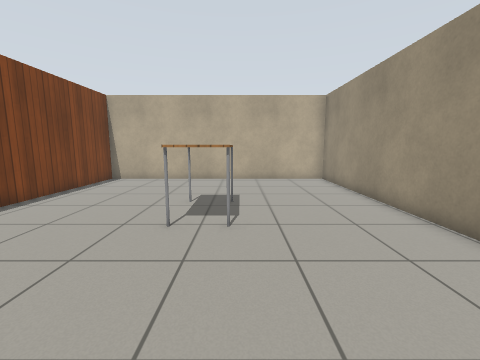
[1] (above)

20 first-person views from a walk through a Gazebo world. The camera is 1 m above the floor, tilts 8° down and sees 90° across. The lines on the ground mark 1 m squares. The floor is counted in squares, 0.5 m on a side. Each view is taken from the middle of a square. On the plan, view 1 faces up. The plan holds only what a view shows up to about 15 squares ahead; the rest is blank. The place goes on beyond the plan. The robots in the file are not drawn. Simple patterns stand in for the simulator's built-in surfaces.

[2]
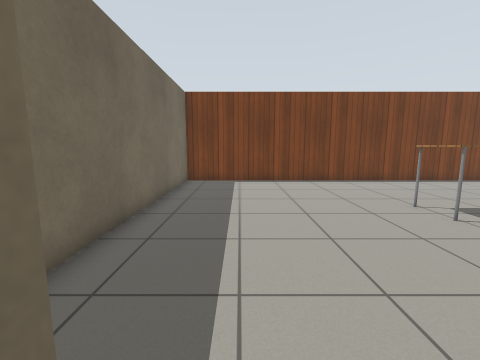

[3]
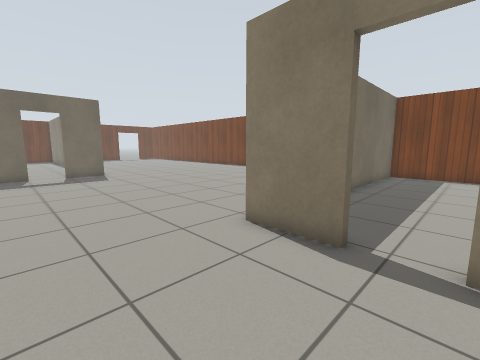

[4]
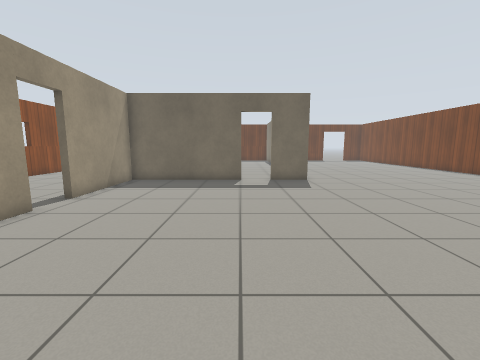

[5]
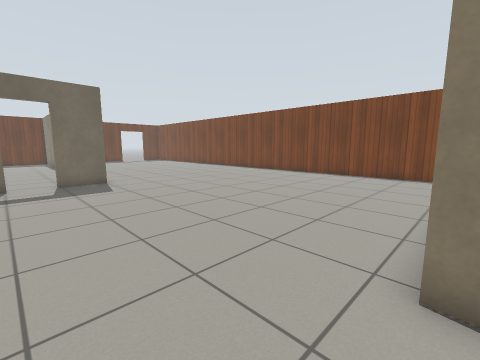

[6]
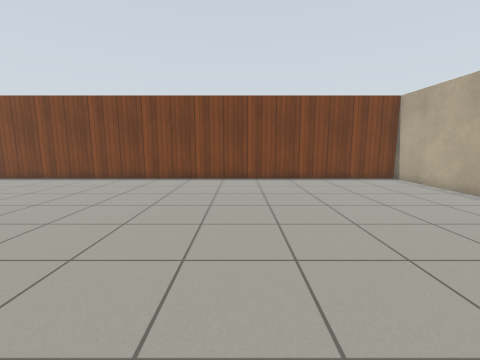

[7]
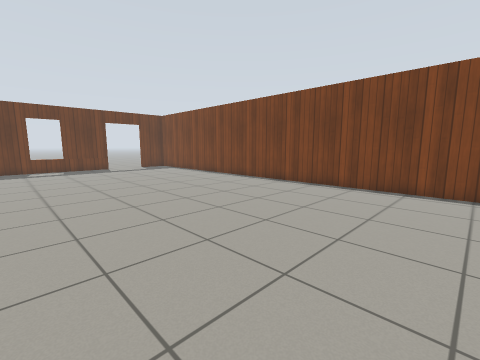

[8]
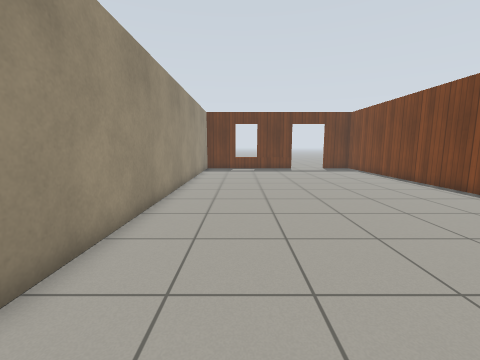

[9]
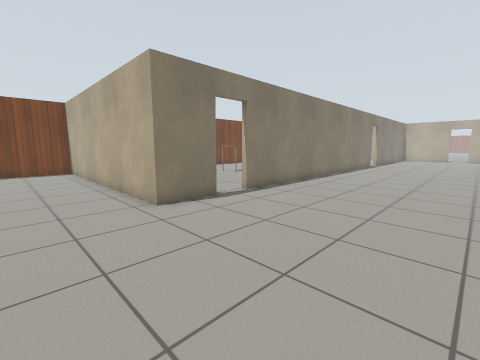

[10]
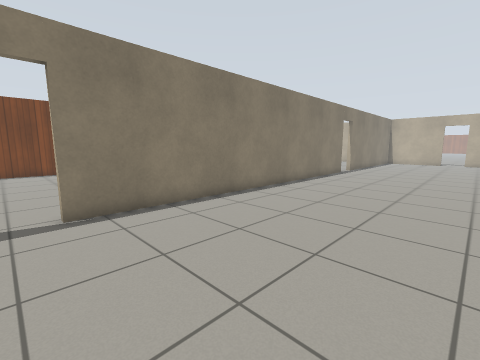

[11]
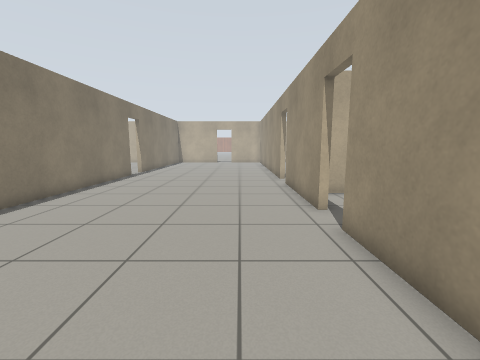

[12]
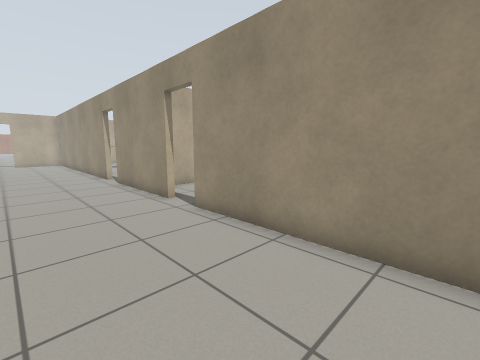

[13]
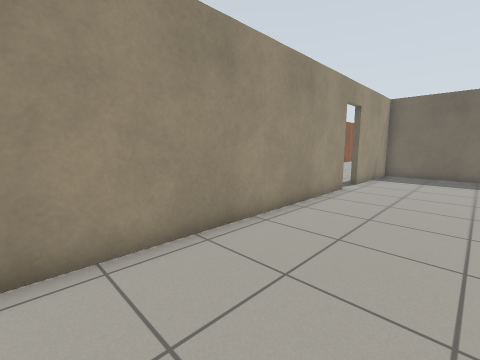

[14]
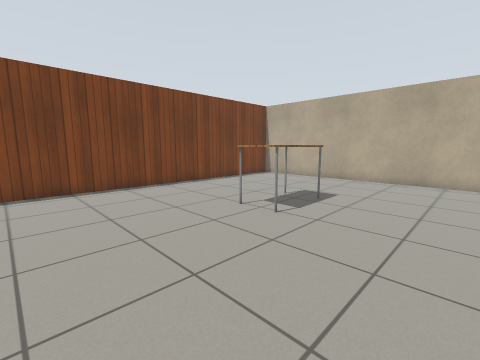

[15]
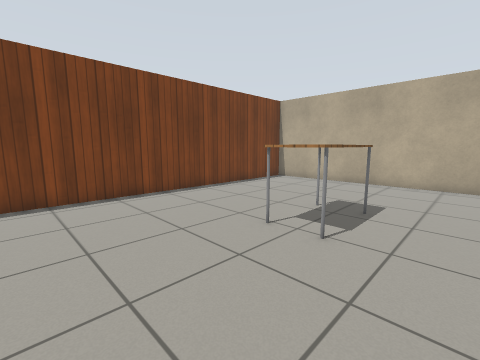

[16]
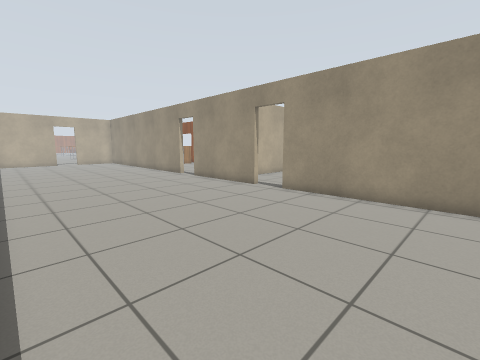

[17]
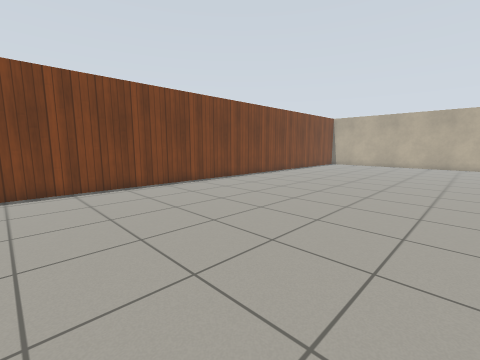

[18]
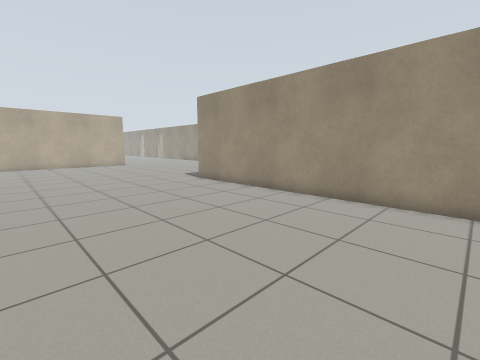

[19]
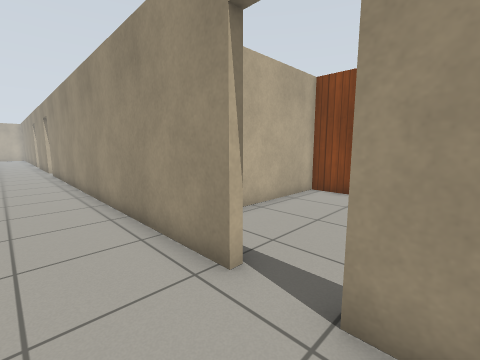

[20]
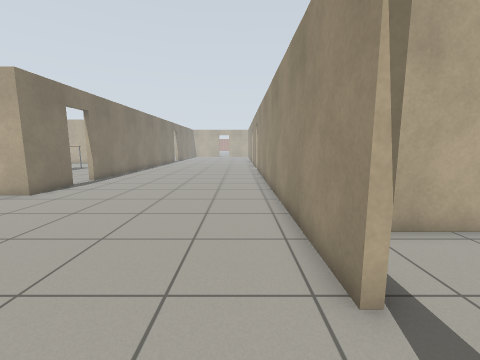

### Floor plan
Points are (right, up) in squares from view 1. A wall is a line through its corners. A room is listed if a view was taken in it or the views show most of it. See-through windows are left out.
Room 1 (views 1, 14, 15)
walls: (5, 4.9) (5, 14.8) (-7.9, 14.8) (-7.9, -3.1) (2.5, -3.1)
ways out: open door at (5, 0.5) to room 2
objects: table (-2, 6) to (0, 8); table (-2, 9)
Room 2 (views 2, 3, 4, 5, 6, 7, 8, 9, 10, 11, 12, 13, 16, 17, 18, 19, 20)
walls: (5.4, -0.8) (5.4, -3.4) (-7.9, -3.4) (-7.9, -30.4); (8.9, -17.3) (15.5, -17.3) (15.5, -12.1); (15.5, -10.3) (15.5, 7.6); (15.5, 9.4) (15.5, 15); (5, -30.4) (5, -17.3) (7.1, -17.3); (5.4, 17.4) (5.4, 1); (15.5, 16.8) (15.5, 17.5)
ways out: open door at (5, 0.5) to room 1; open door at (8.3, -17.3); open door at (16, -11.5); open door at (16, 8.5); open door at (16, 15.5)

Positions as (right, up) in squares from view 1, and headings:
1: (0, 0), facing up
2: (6, 0), facing left
3: (10, 1), facing down-left
4: (9, -3), facing down
5: (9, -3), facing down-left
6: (7, -13), facing left
7: (4, -14), facing down-left
8: (2, -15), facing down
9: (13, -7), facing up-left
10: (13, 0), facing up-left
11: (13, 2), facing up
12: (11, 1), facing up-right
13: (11, 1), facing down-right
14: (4, 0), facing up-left
15: (2, 1), facing up-left
16: (6, 1), facing up-right
17: (4, -30), facing up-left
18: (-4, -30), facing up-right
19: (13, -13), facing up-right
20: (14, -13), facing up
